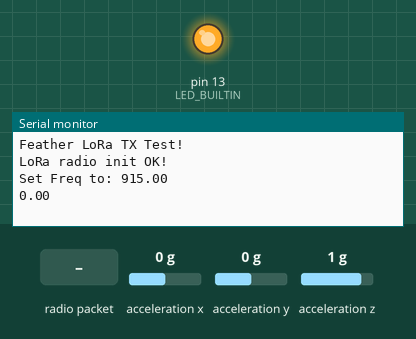
Recording of a sketch running on a simulated Arduino Uno, built with avr-gcc and run on an emulated ATmega328P. On the bench: output pins drawn as LEDs (lit = HIGH), the last lines printed to the serial monitor. Inputs (shaded band) come from the test bench; at power-on: acceleration z 1 g, acceleration x 0 g, acceleration y 0 g. No radio packets arrive unless stated; pins used as bus, display or sensor lines are not drawn.

Above: at 1.8 s.
1.9 s: acceleration z set to 0 g
At 2.8 s:
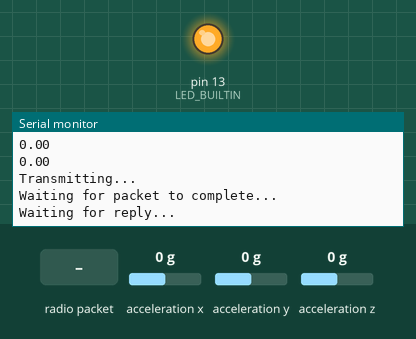
3.5 s: radio packet "1" arrives
At 6.0 s:
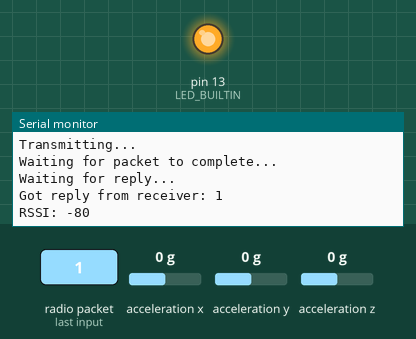

The sketch:

Transmit_915.ino
```cpp
// Transmit code at 915 Freq

#include <Adafruit_SleepyDog.h>
#include <SPI.h>
#include <RH_RF95.h>
#include <Wire.h> // Must include Wire library for I2C
#include "SparkFun_MMA8452Q.h" // Library for the MMA8452Q accelerometer
#include <math.h>

// Accelerometer instance
MMA8452Q accel;

// Structure to hold accelerometer readings
struct dataStruct {
  float stat;
  double angle;
} AccelReadings;

// Pin definitions for Feather32u4
#define RFM95_CS 8
#define RFM95_RST 4
#define RFM95_INT 7

// Frequency for the LoRa radio
#define RF95_FREQ 915.0

// Singleton instance of the radio driver
RH_RF95 rf95(RFM95_CS, RFM95_INT);

// Variables to store accelerometer data
float stat;
double angle, accel_x, accel_y, accel_z, accel_x2, accel_y2, accel_z2;

// Buffer to hold the serialized data
byte buf[sizeof(AccelReadings)] = {0};

void setup() {
  // Initialize the built-in LED and set it to high to indicate the device is awake
  pinMode(LED_BUILTIN, OUTPUT);
  digitalWrite(LED_BUILTIN, HIGH);

  // Initialize the accelerometer data structure
  AccelReadings.stat = 0;
  AccelReadings.angle = 0;

  // Initialize RFM95 LoRa radio
  pinMode(RFM95_RST, OUTPUT);
  digitalWrite(RFM95_RST, HIGH);
  Wire.begin();
  Serial.begin(9600);
  while (!Serial) {
    delay(1);
  }

  delay(10);
  Serial.println("Feather LoRa TX Test!");

  // Manual reset of the radio module
  digitalWrite(RFM95_RST, LOW);
  delay(10);
  digitalWrite(RFM95_RST, HIGH);
  delay(10);

  // Initialize the LoRa radio
  while (!rf95.init()) {
    Serial.println("LoRa radio init failed");
    while (1);
  }
  Serial.println("LoRa radio init OK!");

  // Set the frequency for the radio
  if (!rf95.setFrequency(RF95_FREQ)) {
    Serial.println("setFrequency failed");
    while (1);
  }
  Serial.print("Set Freq to: ");
  Serial.println(RF95_FREQ);

  // Set the transmitter power
  rf95.setTxPower(13, false);

  // Initialize the accelerometer
  accel.begin();
}

void loop() {
  // Read accelerometer values twice with a delay
  accel_x = accel.getCalculatedX();
  accel_y = accel.getCalculatedY();
  accel_z = accel.getCalculatedZ();
  delay(1000);
  accel_x2 = accel.getCalculatedX();
  accel_y2 = accel.getCalculatedY();
  accel_z2 = accel.getCalculatedZ();

  // Calculate angles and difference
  double ang = atan(accel_y / accel_z);
  double ang2 = atan(accel_y2 / accel_z2);
  double angl1 = ang * (180.0 / 3.14);
  double angl2 = ang2 * (180.0 / 3.14);
  double dif = angl2 - angl1;

  // Print the angles for debugging
  Serial.println(angl1);
  delay(1000);
  Serial.println(dif);

  // Determine the status based on the angle and its change
  angle = angl1;
  if (angle < 10) {
    stat = 0;
  } else if (angle > 10 && angle < 80 && dif > 0) { // going up
    stat = 1;
  } else if (angle > 10 && angle < 80 && dif < 0) { // going down
    stat = 2;
  } else if (angle > 80) {
    stat = 3;
  }

  // Update the data structure with the current readings
  AccelReadings.angle = angle;
  AccelReadings.stat = stat;

  // Copy the data structure into the buffer
  byte size = sizeof(AccelReadings);
  memcpy(buf, &AccelReadings, size);

  // Transmit the data
  Serial.println("Transmitting...");
  delay(10);
  rf95.send(buf, size);
  Serial.println("Waiting for packet to complete...");
  delay(10);
  rf95.waitPacketSent();

  // Wait 1 second for a reply (could be longer...?)
  uint8_t buf[RH_RF95_MAX_MESSAGE_LEN];
  uint8_t len = sizeof(buf);
  Serial.println("Waiting for reply...");
  if (rf95.waitAvailableTimeout(1000)) {
    if (rf95.recv(buf, &len)) {
      Serial.print("Got reply from receiver: ");
      Serial.println((char*)buf);
      Serial.print("RSSI: ");
      Serial.println(rf95.lastRssi(), DEC);
    } else {
      Serial.println("Receive failed.");
    }
  } else {
    Serial.println("No reply...");
  }
}
```

Measured:
- after the input at 3.5 s, the serial monitor: prints a new line after 1.7 s (image 2)
